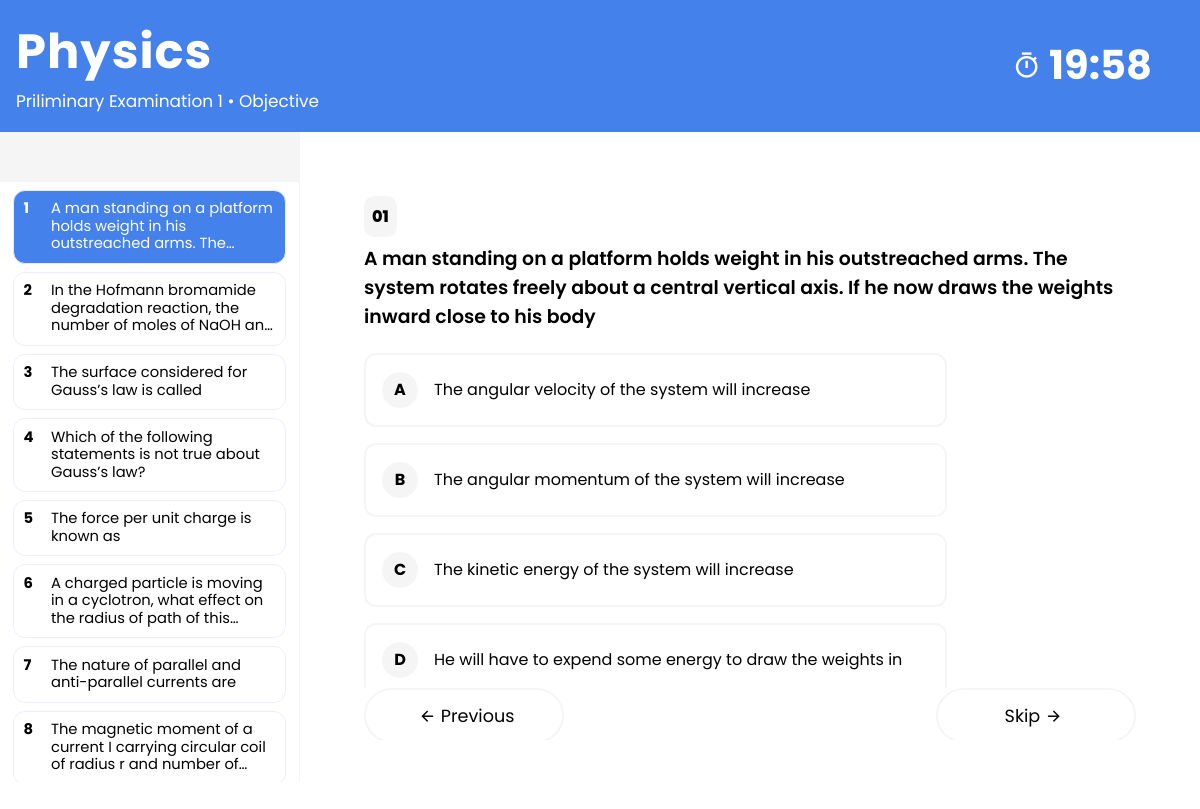
The app's page /exam/physics/ with its own data.
### tables this page shows
CREATE TABLE questions (que_id INTEGER, que TEXT, opt1 TEXT, opt2 TEXT, opt3 TEXT, opt4 TEXT, ans INTEGER);

### app.py (the view)
@app.route("/exam/physics/")
def exam_view():
    questions = db.fetch_que(0)
    response_data = {
        'questions': [],
        '_que': db.fetch_que(1)
    }
    for data in questions:
        response = {
            'que_id': data[0],
            'que': data[1]
        }
        response_data['questions'].append(response)
    return render_template("exam.html", data=response_data)

### database/db.py (called while the page is built)
    def fetch_que(self, que_id):
        if que_id == 0:
            data = self.cursor.execute(f"SELECT * FROM questions").fetchall()
            return data
        else:
            data = self.cursor.execute(f"SELECT * FROM questions WHERE que_id={que_id}").fetchone()
            response = {
                'que_id': data[0],
                'que': data[1],
                'opts': {
                    'A': data[2],
                    'B': data[3],
                    'C': data[4],
                    'D': data[5]
                },
                'ans': data[6]
            }
            return response

### templates/exam.html (shortened to what this page needs)
<!DOCTYPE html>
<html lang="en">
<head>
    <link href="https://cdn.jsdelivr.net/npm/remixicon@2.5.0/fonts/remixicon.css" rel="stylesheet">
    <link rel="stylesheet" href="{{ url_for('static', filename='exam.css') }}">
</head>
<body>
    <div class="backdrop">
        <div class="info">
            <h1 class="subject">Physics</h1>
            <p class="exam-details">Priliminary Examination 1 &bullet; Objective</p>
        </div>
        <div class="timer">
            <i class="ri-timer-line"></i>
            <span class="countdown">20:00</span>
        </div>
    </div>
    <div class="root-view" style="height: 100vh;">
        <div class="navigator-view">
            <div class="attempted"></div>
            <div class="questions">
                {% for question in data.questions %}
                    {% if question.que_id == 1 %}
                    <div class="question active-que" data-id="{{question.que_id}}">
                    {% else %}
                    <div class="question" data-id="{{question.que_id}}">
                    {% endif %}
                        <span>{{ question.que_id }}</span>
                        <p>
                            {{ question.que }}
                        </p>
                    </div>
                {% endfor %}
            </div>
        </div>
        <div class="question-view">
            <div class="que-content">
                <span>0{{data._que.que_id}}</span>
                <p>{{data._que.que}}</p>
            </div>
            <div class="options" style="flex-grow: 1;">
                {% for k, v in data._que.opts.items() %}
                    <div class="option">
                        <div class="opt-no">{{k}}</div>
                        <span>{{v}}</span>
                    </div>
                {% endfor %}
            </div>
            <div style="display: flex;justify-content: space-between;margin-bottom: 8rem;">
                <button class="btn" id="prev-btn">
                    <i class="ri-arrow-left-line"></i>
                    Previous
                </button>
                <button class="btn" id="skip-btn">
                    Skip
                    <i class="ri-arrow-right-line"></i>
                </button>
            </div>
        </div>
    </div>
</body>
</html>

### static/exam.css (style rules this page uses)
* { margin: 0px; padding: 0px; overflow: hidden; font-family: 'Poppins'; user-select: none; -webkit-user-select: none; }
.backdrop { display: flex; background: #4481eb; padding: 1rem; padding-bottom: .4rem; color: white; padding-bottom: 1.1rem; }
.subject { font-weight: bolder; letter-spacing: 1px; font-size: 3em; }
.exam-details { font-size: 1.06em; }
.timer { margin-left: auto; padding-right: 2rem; font-size: 2.5rem; font-weight: bold; display: flex; align-items: center; }
.timer i { font-size: 1.8rem; font-weight: normal; margin-right: 0.5rem; }
.root-view { display: flex; }
.navigator-view { width: 25%; height: 100vh; }
.question-view { flex: 1; }
.attempted { width: 100%; height: 50px; background: #f5f5f5; }
.questions { height: calc(100% - 200px); overflow-y: scroll; padding-inline: .8rem; border-right-width: 1.3px; border-right-style: solid; border-right-color: #f5f5f5; }
.question { display: flex; max-height: 58px; font-size: .92rem; margin-block: 0.5rem; padding: 0.6rem; line-height: 1.1rem; border-radius: 12px; cursor: pointer; font-weight: 400; border: 1px solid #EEEBFF; transition: background .3s ease; }
.question:hover, .active-que { background: #4481eb; color: white; }
.question span { margin-right: .6rem; width: 100%; max-width: 18px; font-weight: 700; }
.question p { overflow: hidden; text-overflow: ellipsis; white-space: initial; display: -webkit-box; -webkit-line-clamp: 3; -webkit-box-orient: vertical; }
.question-view { display: flex; flex-direction: column; padding: 4rem; }
.que-content p { font-size: 1.18rem; font-weight: 600; margin-bottom: 1rem; }
.que-content span { width: auto; display: inline-block; padding: .5rem; background: #f5f5f5; border-radius: 10px; font-weight: 800; }
.option { width: 75%; height: 70px; border-radius: 12px; border: 2px solid #f5f5f5; margin-block: 1rem; display: flex; align-content: center; align-items: center; justify-content: flex-start; cursor: pointer; }
.opt-no { display: flex; width: 20px; height: 20px; padding: .5rem; background: #f5f5f5; border-radius: 50%; font-weight: 700; margin-inline: 1rem; align-content: center; justify-content: center; align-items: center; }
.btn { width: 200px; height: 55px; display: flex; justify-content: center; align-items: center; font-size: 1.1rem; background: transparent; border: 2px solid #f5f5f5; border-radius: 28px; cursor: pointer; clear: both; transition: background .5s ease; }
.btn > i { margin-inline: .3rem; }

### records on screen
questions: que_id "1", que "A man standing on a platform holds weight in his outstreached arms.…", _que.que_id "1", _que.que "A man standing on a platform holds weight in his outstreached arms. The system rotates freely about a central vertical axis. If he now draws the weights inward close to his body", k "A", opt1 "The angular velocity of the system will increase", k "B", opt2 "The angular momentum of the system will increase", k "C", opt3 "The kinetic energy of the system will increase", k "D", opt4 "He will have to expend some energy to draw the weights in"
questions: que_id "2", que "In the Hofmann bromamide degradation reaction, the number of moles of NaOH…"
questions: que_id "3", que "The surface considered for Gauss’s law is called"
questions: que_id "4", que "Which of the following statements is not true about Gauss’s law?"
questions: que_id "5", que "The force per unit charge is known as"
questions: que_id "6", que "A charged particle is moving in a cyclotron, what effect on the radius of path of…"
questions: que_id "7", que "The nature of parallel and anti-parallel currents are"
questions: que_id "8", que "The magnetic moment of a current I carrying circular coil of radius r and number…"
